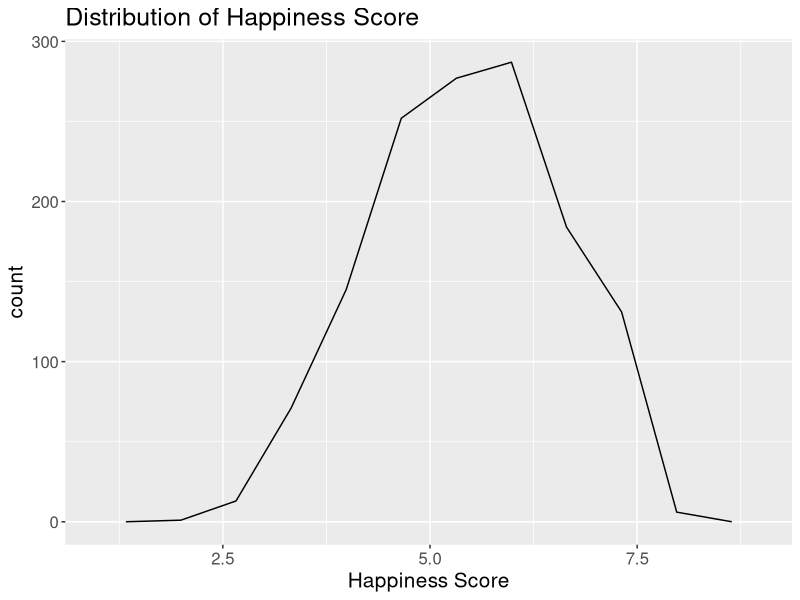
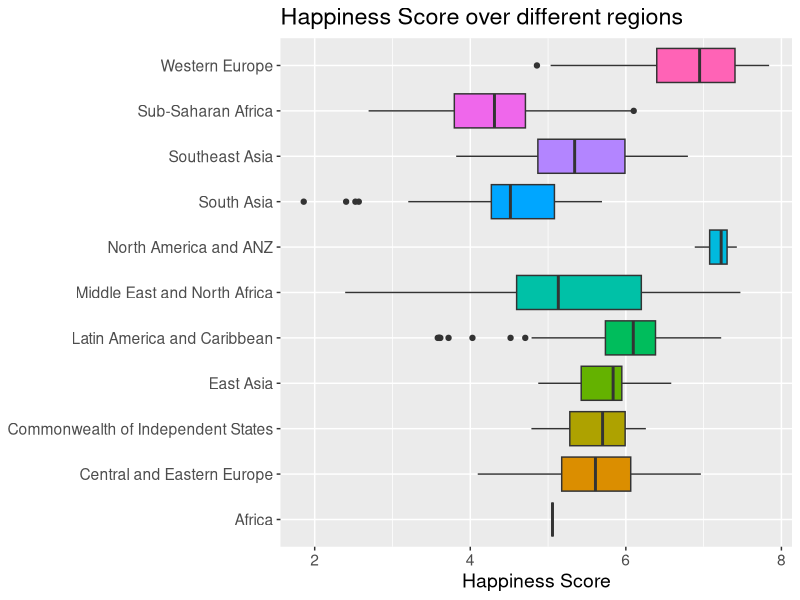
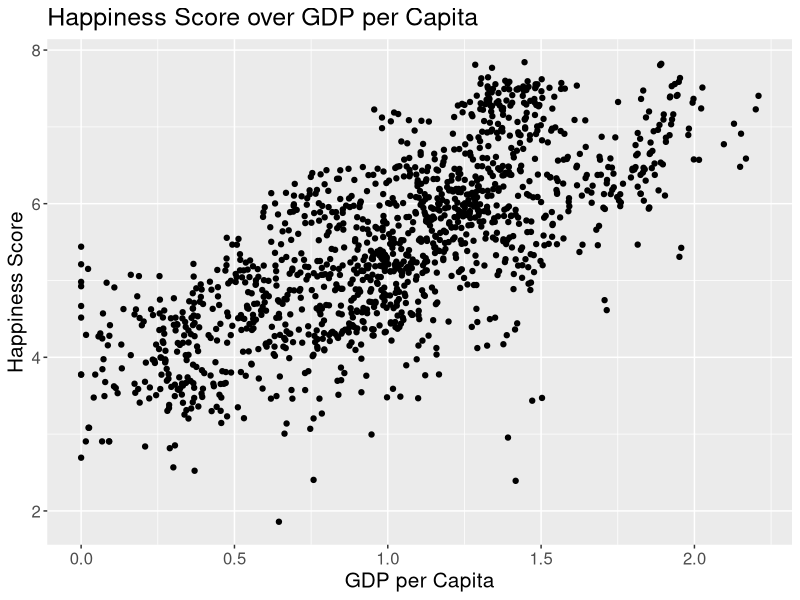
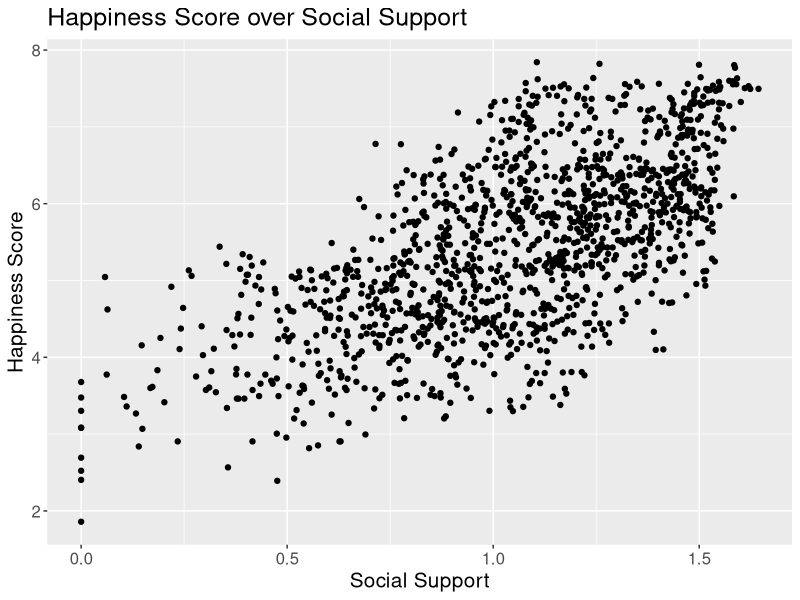
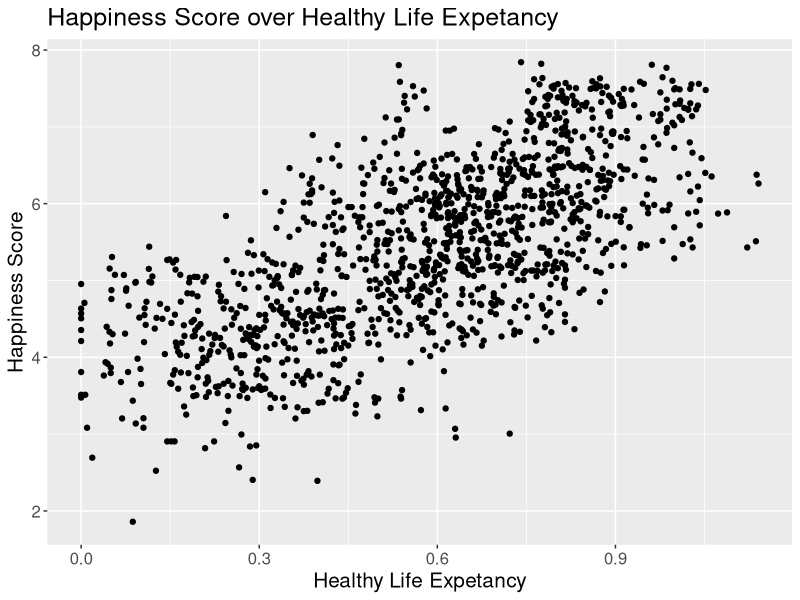
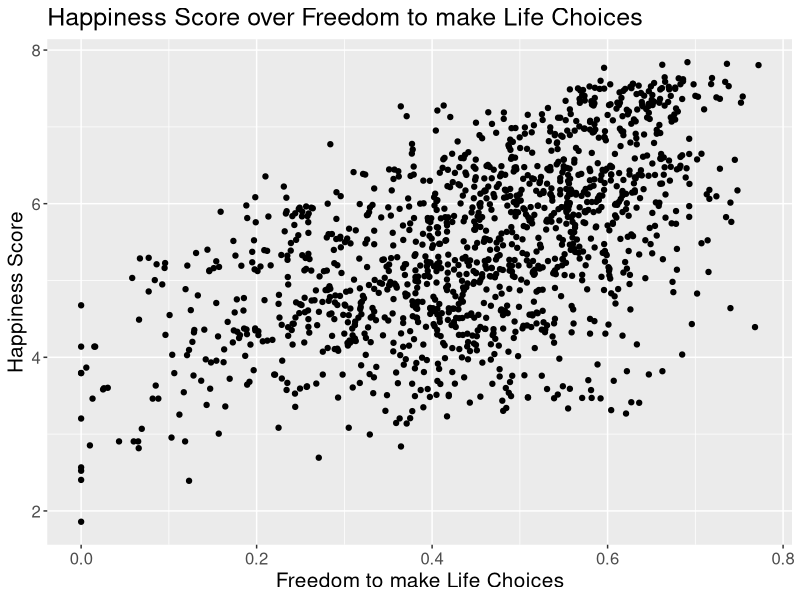
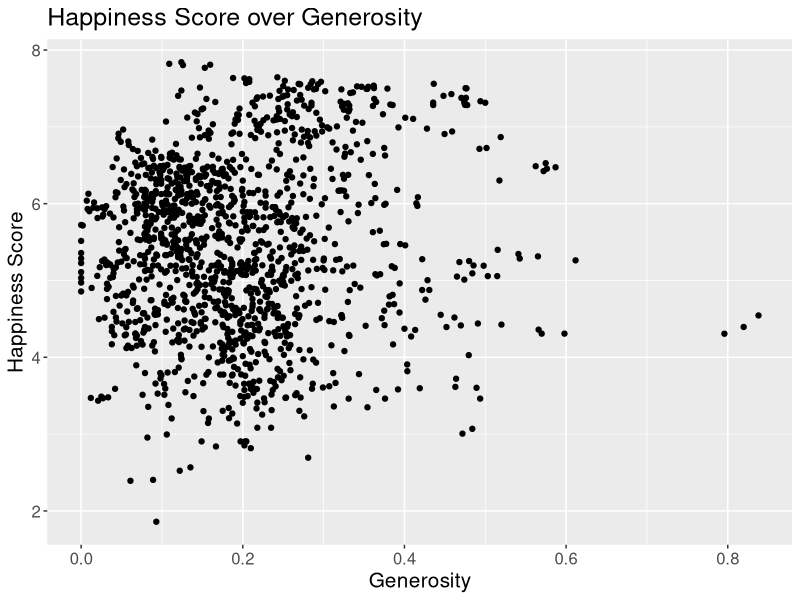
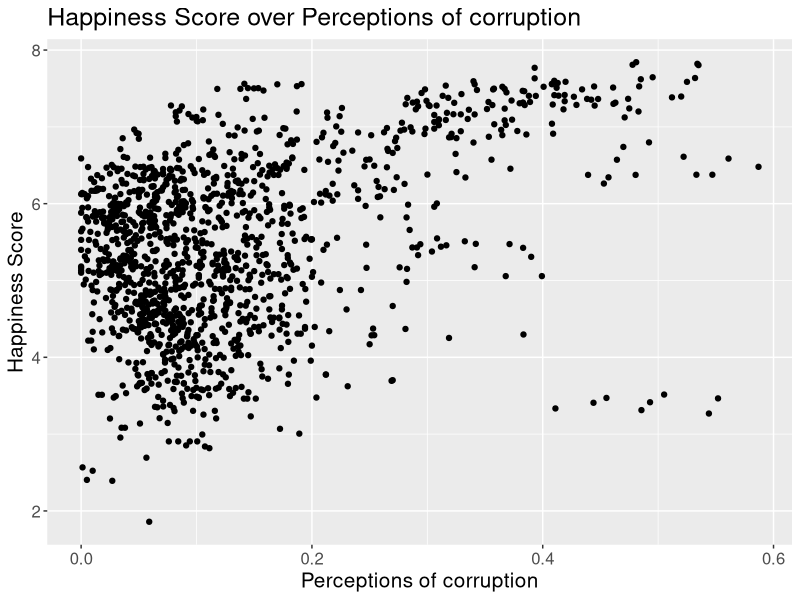

The R source for these figures, in order: (Note: this script raises an error after producing the figures.)
## ---- chunk 1
#| echo: false
#| output: false

# loading needed libraries
library(here)
library(tidyverse)
library(GGally)
library(grid)
library(randomForest)
## ---- chunk 2
#| echo: false
# loading the needed data
whr <- read.csv(here::here("Data/WHR_AllYears.csv"))
## ---- chunk 3
#| echo: false
ggplot(whr, aes(x = happiness_score)) +
  geom_freqpoly(bins = 10) +
  ggtitle("Distribution of Happiness Score") +
  xlab("Happiness Score") +
  theme(text = element_text(size = 15))
## ---- chunk 4
#| echo: false
whr |>
  ggplot(aes(x = region, y = happiness_score, fill = region)) +
  geom_boxplot() +
  theme(legend.position = "none",
        axis.title.y = element_blank(),
        text = element_text(size = 14))+
  ggtitle("Happiness Score over different regions") +
  ylab("Happiness Score") +
  coord_flip()
## ---- chunk 5
#| echo: false
whr |>
  ggplot(aes(x = gdp_per_capita, y = happiness_score)) +
  geom_point() +
  xlab("GDP per Capita") +
  ylab("Happiness Score") +
  ggtitle("Happiness Score over GDP per Capita") +
  theme(text = element_text(size = 15))
## ---- chunk 6
#| echo: false
# correlation of gdp per capita and happiness score
cat("Correlation of the happiness score and GDP per capita:",cor(whr$gdp_per_capita, whr$happiness_score))
## ---- chunk 7
#| echo: false
whr |>
  ggplot(aes(x = social_support, y = happiness_score)) +
  geom_point() +
  xlab("Social Support") +
  ylab("Happiness Score") +
  ggtitle("Happiness Score over Social Support") +
  theme(text = element_text(size = 15))
## ---- chunk 8
#| echo: false
cat("Correlation of the happiness score and social support:",cor(whr$social_support, whr$happiness_score))
## ---- chunk 9
#| echo: false
#| warning: false
whr |>
  ggplot(aes(x = healthy_life_expectancy, y = happiness_score)) +
  geom_point() +
  xlab("Healthy Life Expetancy") +
  ylab("Happiness Score") +
  ggtitle("Happiness Score over Healthy Life Expetancy") +
  theme(text = element_text(size = 15))
## ---- chunk 10
#| echo: false
cat("Correlation of the happiness score and healthy life expectancy:",cor(whr$healthy_life_expectancy, whr$happiness_score, use = "complete.obs"))
## ---- chunk 11
#| echo: false
whr |>
  ggplot(aes(x = freedom_to_make_life_choices, y = happiness_score)) +
  geom_point() +
  xlab("Freedom to make Life Choices") +
  ylab("Happiness Score") +
  ggtitle("Happiness Score over Freedom to make Life Choices") +
  theme(text = element_text(size = 15))
## ---- chunk 12
#| echo: false
cat("Correlation of the happiness score and freedom to make life choices:",cor(whr$freedom_to_make_life_choices, whr$happiness_score))
## ---- chunk 13
#| echo: false
whr |>
  ggplot(aes(x = generosity, y = happiness_score)) +
  geom_point() +
  xlab("Generosity") +
  ylab("Happiness Score") +
  ggtitle("Happiness Score over Generosity") +
  theme(text = element_text(size = 15))
## ---- chunk 14
#| echo: false
#| warning: false
# fix data type of perceptions of corruption
whr$perceptions_of_corruption <- as.numeric(whr$perceptions_of_corruption)
whr |>
  ggplot(aes(x = perceptions_of_corruption, y = happiness_score)) +
  geom_point() +
  xlab("Perceptions of corruption") +
  ylab("Happiness Score") +
  ggtitle("Happiness Score over Perceptions of corruption") +
  theme(text = element_text(size = 15))
## ---- chunk 15
#| echo: false
cor(whr$perceptions_of_corruption, whr$happiness_score, use = "complete.obs")
## ---- chunk 16
#| echo: false
whr$year <- as.factor(whr$year)
whr |>
  ggplot(aes(x = year, y = happiness_score, fill = year)) +
  geom_boxplot() +
  theme(legend.position = "none",
        axis.title.y = element_blank(),
        text = element_text(size = 15))+
  ggtitle("Happiness Score over Years") +
  ylab("Happiness Score")
## ---- chunk 17
#| echo: false
# create a subset that doesn't contain country, region and year
whr_sub <- whr[,-c(1,2,10)]

# delete rows that contain NAs from the data frame
whr_sub <- na.omit(whr_sub)
## ---- chunk 18
#| echo: false
pr.out <- prcomp(whr_sub, scale = TRUE)

# get percent of variance of each principal component
perc <- pr.out$sdev/sum(pr.out$sdev)
## ---- chunk 19
#| echo: false
# plot cumulative sum of the percentages
plot(cumsum(perc),
  xlab = "Principal Component",
  ylab = "Proportion of Variance Explained",
  main = "Cum. Prop. of Variance explained by each Principle Component",
  ylim = c(0,1),
  type = "b")
## ---- chunk 20
#| echo: false
# scale data
sc_whr <- scale(whr_sub)

# initiate vector to store total within sum of squares for each kmeans()-object
wss <- c()

# run kmeans for k equals two to seven and save total within sum of squares
for (k in 2:7) {
  km.out <- kmeans(sc_whr, centers = k, nstart = 20)
  wss <- append(wss, km.out$tot.withinss)
}
## ---- chunk 21
#| echo: false
# plot the resulting values
plot(wss, xlab = "k", ylab = "WSS", type = "b", main = "Within sum of squares over different amounts of clusters")
## ---- chunk 22
#| echo: false
# train K-Means
km.out <- kmeans(sc_whr, centers = 2, nstart = 20)

my.text.panel <- function(labels) {
  function(x, y, lbl, ...) {
    if (lbl %in% names(labels)) lbl <- labels[[lbl]]
    text(x, y, lbl, ...)
  }
}
## ---- chunk 23
#| echo: false
# plot resulting clustering
pairs(sc_whr, col = km.out$cluster, upper.panel = NULL, gap = 0,
      main = "Matrix of scatterplots coloured by cluster",
      text.panel = my.text.panel(c(happiness_score="Happiness Score",
                                   gdp_per_capita="GDP p. Capita",
                                   social_support="Social Support",
                                   healthy_life_expectancy="HL Expectancy",
                                   freedom_to_make_life_choices = "Freedom Life Choices",
                                   generosity = "Generosity",
                                   perceptions_of_corruption = "Perceived corruption")))
## ---- chunk 24
#| echo: false
sc_whr <- as.data.frame(sc_whr)
cat("Median of the happiness score:",median(sc_whr$happiness_score))
## ---- chunk 25
#| echo: false
# create a version of whr that contains all variables but no NAs
whr_noNA <- na.omit(whr)

# run randomforest on this data
set.seed(1)
rf.whr <- randomForest(happiness_score ~ ., data = whr_noNA, mtry = 3, ntree = 100,
                       importance = TRUE)
# mtry: amount of variables used for each iteration (floor(sqrt(n)) is rule of thumb)
# ntree: number of trees that are grown
# importance: is importance of predictors to be assessed or not

# plot importance of variables
varImpPlot(rf.whr, scale = FALSE)
